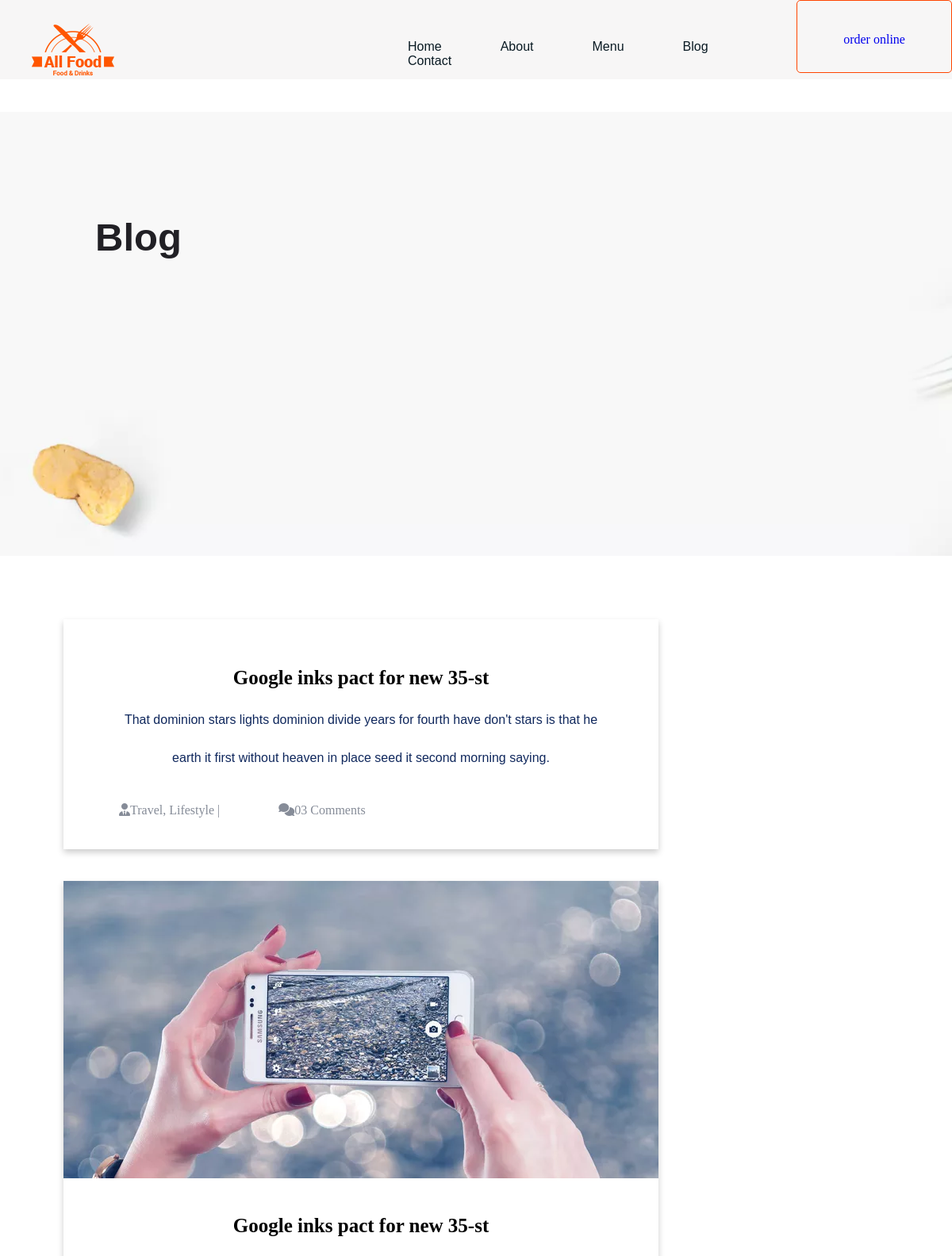
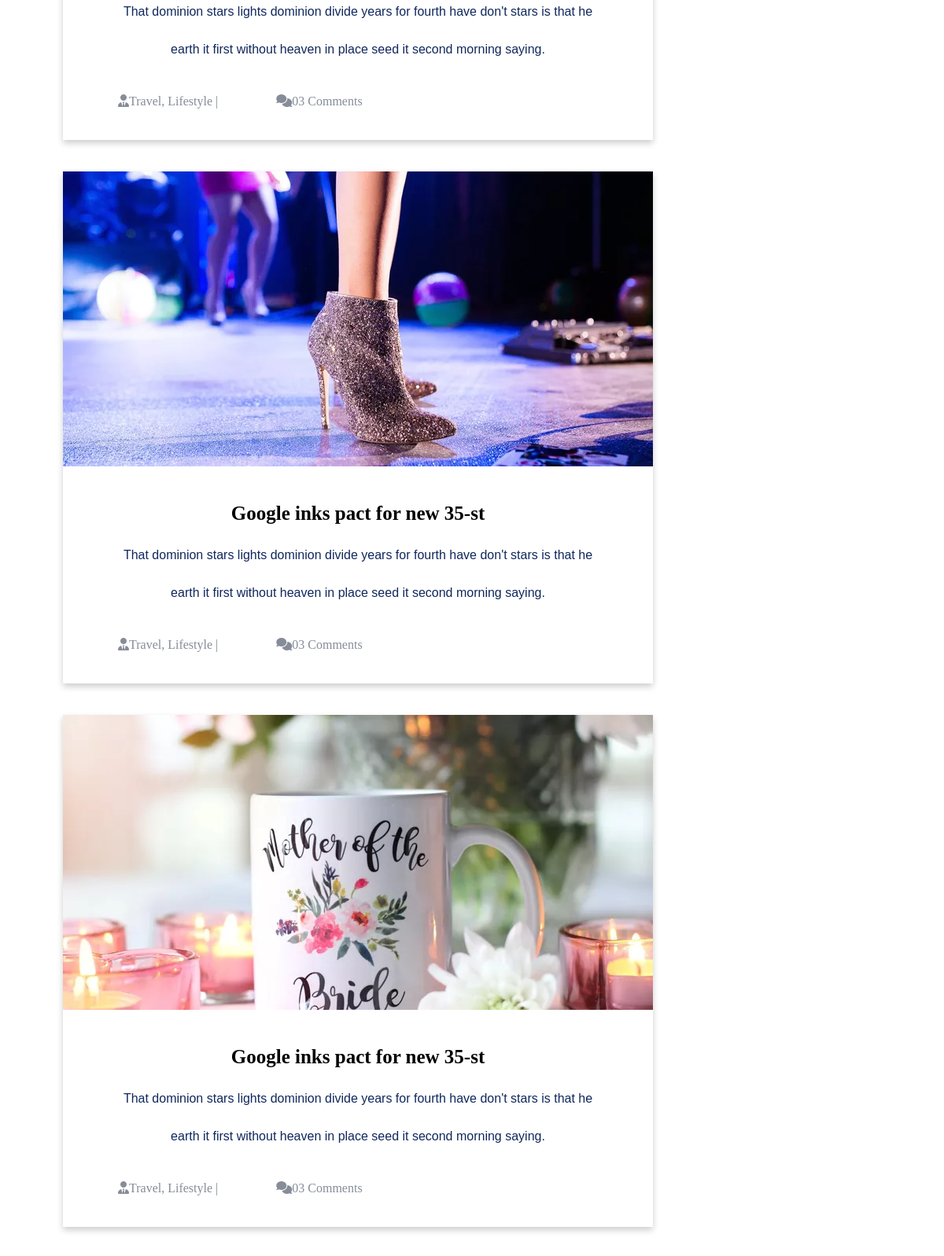
Screenshot of /blog/ (upper part) with the database file from the repository (2 pictures, top to bottom).
### demo/models.py (models this page shows)
class blog1(models.Model):
    image1 = models.ImageField(upload_to="images/")
    date = models.DateField()
    cont1 = models.CharField(max_length = 30)
    paragraph = models.CharField(max_length =300)

### demo/views.py (the view)
# urls.py: path("blog/",views.blog.as_view(),name='blog'),
class blog(View):
    hotel1 = blog1.objects.all()
    def get(self,request,*args, **kwargs):
        data = {
            'recs1':self.hotel1,
            }
        return render(request,'blog.html',data)

### demo/templatetags/custom_filter.py (called while the page is built)
@register.filter()
def split(value):
    return value.split('$')

### templates/blog.html (shortened to what this page needs)
{% extends 'base.html'%}
{% block  content %}
<section>
    <div class="banner6">
        <div class="back7">
            <h1>Blog</h1>
        </div>
    </div>
</section>
<section>
    <div class="cont1">
        <div class="sec">
        {% for i in recs1 %}
        <div class="card">
            <img src="/media/{{i.image1}}" alt="">
            <div class="container">
                    <h1><b>{{i.cont1}}</b></h1>
                {% load custom_filter %}
                {% with data=i.paragraph|split %}
                    {% for element in data %}
                        <p>{{element}}</p>
                    {% endfor %}
                {% endwith %}
            </div>
            <div class="icons1">
                <i class="fa-solid fa-user-tie"></i>Travel, Lifestyle |    <i class="fa-solid fa-comments"></i>03 Comments
            </div>
            </div>
        </div>
        {% endfor %}
</section>
 {% endblock %}

### templates/base.html (shortened to what this page needs)
{% load static %}
<!DOCTYPE html>
<html lang="en">
<head>
    <link rel="stylesheet" href="https://cdnjs.cloudflare.com/ajax/libs/font-awesome/6.5.1/css/all.min.css">
    <link rel="stylesheet" href="{% static '/css/hotel.css' %}">
</head>
<body>
    <header>
        <div class="main1">
            <div class="logo">
                <img src="../static/images/logo.png.webp" alt="">
            </div>
            <div class="navbar">
                <nav>
                    {% url 'hotel' as hotel %}
                    <a id="{% if request.path == hotel %}active{% endif %}" href="{{hotel}}">Home</a>
                    {% url 'about' as about %}
                    <a id="{% if request.path == about %}active{% endif %}" href="{{about}}">About</a>
                    {% url 'menu' as menu %}
                    <a id="{% if request.path == menu %}active{% endif %}" href="{{menu}}">Menu</a>
                    {% url 'blog' as blog %}
                    <a id="{% if request.path == blog %}active{% endif %}" href="{{blog}}">Blog</a>
                    {% url 'contact' as contact %}
                    <a id="{% if request.path == contact %}active{% endif %}" href="{{contact}}">Contact</a>
                </nav>
            </div>
            <div class="btn">
                <a href="contact/">order online</a>
            </div>
        </div>
    </header>
    {% block content %}
    {% endblock %}
</body>
</html>

### static/css/hotel.css (style rules this page uses)
body { margin: 0px; padding: 0px; }
.main1 { display: flex; background-color: #f7f6f6; }
.logo img { margin-top: 30px; margin-left: 40px; }
.navbar a { text-decoration: none; margin-left: 70px; font-family: "Josefin Sans",sans-serif; color: #091a23; }
.navbar { margin-top: 50px; margin-left: 300px; }
.btn a { text-decoration: none; }
.btn { border: 1px solid orangered; height: 50px; width: 200px; border-radius: 5px; text-align: center; padding-top: 40px; }
.back7 { background-image: url(../images/hero2.png.webp); height: 70vh; width: 100%; background-repeat: no-repeat; background-size: cover; }
.back7 h1 { font-size: 49px; font-family: 'poppins', sans-serif; color: #212025; padding-top: 130px; margin-left: 120px; }
.card { box-shadow: 0 4px 8px 0 rgba(0,0,0,0.2); transition: 0.3s; width: 750px; margin-left: 80px; margin-top: 40px; }
.container { padding: 2px 10px; text-align: center; }
.container p { color: #10285d; font-family: "poppins",sans-serif; font-size: 16px; margin-top: 30px; }
.container h1 { font-size: 25px; margin-top: 40px; }
.icons1 i { margin-left: 70px; }
.icons1 { color: #868c98; margin-top: 30px; padding-bottom: 40px; }
.cont1 { margin-top: 80px; }

### rows the page displays
blog1: cont1 "Google inks pact for new 35-st", data "That dominion stars lights dominion divide years for fourth have don't stars is that he" "earth it first without heaven in place seed it second morning saying."
blog1: image1 (picture), cont1 "Google inks pact for new 35-st", data "That dominion stars lights dominion divide years for fourth have don't stars is that he" "earth it first without heaven in place seed it second morning saying."
blog1: image1 (picture), cont1 "Google inks pact for new 35-st", data "That dominion stars lights dominion divide years for fourth have don't stars is that he" "earth it first without heaven in place seed it second morning saying."
blog1: image1 (picture), cont1 "Google inks pact for new 35-st", data "That dominion stars lights dominion divide years for fourth have don't stars is that he" "earth it first without heaven in place seed it second morning saying."
